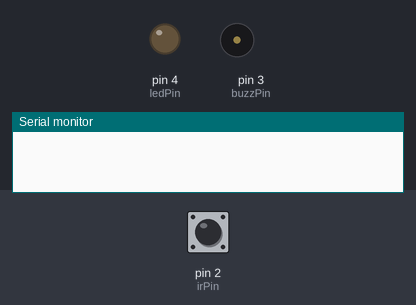
Recording of a sketch running on a simulated Arduino Uno, built with avr-gcc and run on an emulated ATmega328P. Parts: output pins drawn as LEDs (lit = HIGH), buzzer (waves = sounding, pin HIGH), the last lines printed to the serial monitor. Inputs (shaded band) come from the test bench; at power-on: pin 2 (irPin) LOW.

Above: at 1.2 s.
1.3 s: pin 2 (irPin) pulsed HIGH 2 times (0.12 s each, 0.3 s apart)
At 4.7 s:
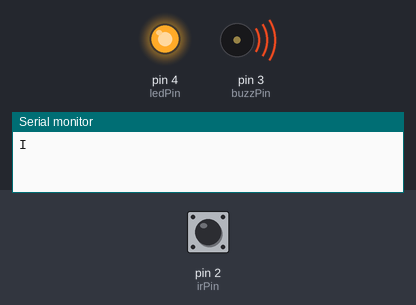
4.9 s: pin 2 (irPin) pulsed HIGH 5 times (0.12 s each, 0.3 s apart)
Timing chart, 0 to 11.6 s (numbered marks = the images above; inputs shaded):
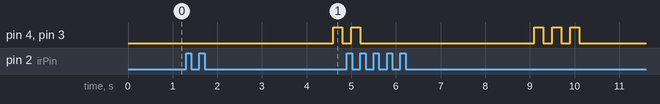

The sketch:

source_code3.ino
```cpp
#include <string.h>

// Define the key-value structure
typedef struct {
    char key;
    const char* value;
} MorseCode;

// Create the dictionary mapping based on the provided chart
MorseCode morseDictionary[] = {
    {'A', ".-"},    {'B', "-..."},  {'C', "-.-."},  {'D', "-.."},
    {'E', "."},     {'F', "..-."},  {'G', "--."},   {'H', "...."},
    {'I', ".."},    {'J', ".---"},  {'K', "-.-"},   {'L', ".-.."},
    {'M', "--"},    {'N', "-."},    {'O', "---"},   {'P', ".--."},
    {'Q', "--.-"},  {'R', ".-."},   {'S', "..."},   {'T', "-"},
    {'U', "..-"},   {'V', "...-"},  {'W', ".--"},   {'X', "-..-"},
    {'Y', "-.--"},  {'Z', "--.."},
    {'0', "-----"}, {'1', ".----"}, {'2', "..---"}, {'3', "...--"},
    {'4', "....-"}, {'5', "....."}, {'6', "-...."}, {'7', "--..."},
    {'8', "---.."}, {'9', "----."}
};

const int irPin = 2;
const int buzzPin = 3;
const int ledPin = 4;
int lastIrState = LOW;
unsigned long startTime = 0;
unsigned long endTime = 0;
char language[6];
short int count = 0;

void setup()
{
  pinMode(irPin, INPUT);
  pinMode(buzzPin, OUTPUT);
  pinMode(ledPin, OUTPUT);
  Serial.begin(9600);
}

void playMorse(const char* pattern) {
  for (int i = 0; i < strlen(pattern); i++) {
    digitalWrite(ledPin, HIGH);
    digitalWrite(buzzPin, HIGH);

    if (pattern[i] == '.') {
      delay(200); // Short flash/beep for dot
    } else if (pattern[i] == '-') {
      delay(600); // Long flash/beep for dash
    }

    digitalWrite(ledPin, LOW);
    digitalWrite(buzzPin, LOW);
    delay(200); // Gap between individual signals
  }
}

void loop()
{
  int irState = digitalRead(irPin);
  unsigned long currentTime = millis();
  if(irState == HIGH && lastIrState == LOW) {
    startTime = currentTime;
  }
  else if(irState == LOW && lastIrState == HIGH) {
    endTime = currentTime;
    unsigned long duration = endTime - startTime;
    if(duration > 50 && duration < 500) {
      //Serial.print(".");
      language[count++] = '.';
    } else{
      //Serial.print("_");
      language[count++] = '-';
    }
  }
  else if(irState == LOW && lastIrState == LOW) {
    if(currentTime - startTime > 3000 && endTime != 0) {
      //Serial.print(" ");
      language[count] = '\0';
      count = 0;
      endTime = 0;
      bool printed = false;

      //Letter identification logic:
      for(int i=0; i<36; i++){
        if(strcmp(language, morseDictionary[i].value) == 0){
          Serial.print(morseDictionary[i].key);
          playMorse(morseDictionary[i].value);
          printed = true;
          break;
        }
      }
      if(!printed) Serial.print("?");
    }
  }
  lastIrState = irState;
}
```

Measured:
- after the input at 1.3 s, pin 4 (ledPin), pin 3 (buzzPin): LOW → HIGH after 3.3 s, → LOW 0.20 s later
